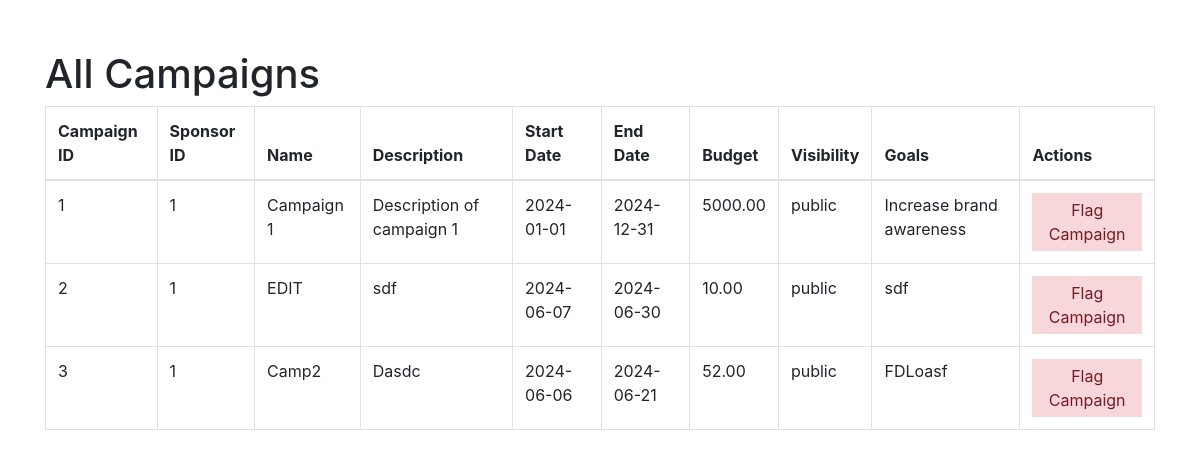
The page /admin/allcampaigns (signed in) on the database as committed earlier.
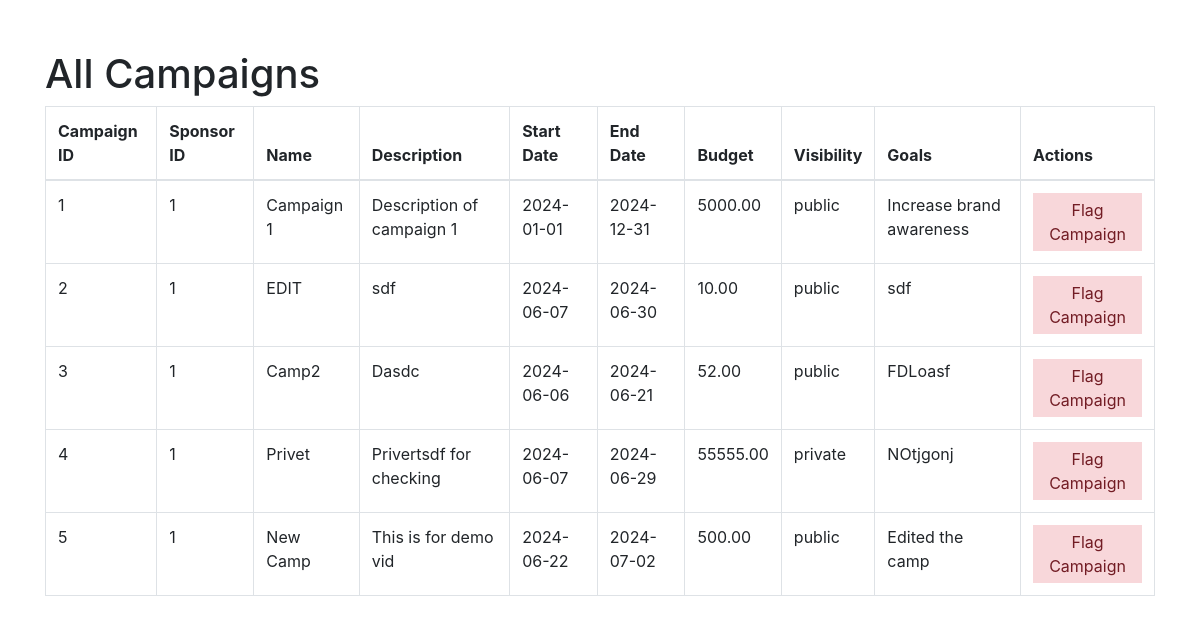
The same page on the database as committed later.
### models.py (models this page shows, shortened)
class Campaign(db.Model):
    __tablename__ = "campaigns"
    campaign_id = db.Column(db.Integer, primary_key=True, autoincrement=True)
    sponsor_id = db.Column(
        db.Integer, db.ForeignKey("sponsors.sponsor_id"), nullable=False
    )
    name = db.Column(db.String(255), nullable=False)
    description = db.Column(db.Text, nullable=False)
    start_date = db.Column(db.Date)
    end_date = db.Column(db.Date)
    budget = db.Column(db.Numeric(10, 2), nullable=False)
    visibility = db.Column(db.Enum("public", "private"), default="public")
    goals = db.Column(db.Text, nullable=False)
    niche = db.Column(db.String(255), nullable=False)
    ad_requests = db.relationship("AdRequest", backref="campaign", lazy=True)
    campaign_flags = db.relationship("CampaignFlag", backref="campaign", lazy=True)

### admin.py (the view)
@admin.route("/allcampaigns")
def all_campaigns():
    if "user_name" in session and "role" in session:
        if session["role"] == "admin":
            campaigns = Campaign.query.all()
            return render_template("admin_allcampaigns.html", campaigns=campaigns)
    flash("Please Login !", "faliled")
    return redirect(url_for("home"))

### app.py (called while the page is built)
@app.before_request
def create_tables():
    init_db(app)

### models.py (called while the page is built, shortened)
def init_db(app):
    with app.app_context():
        db.create_all()

### templates/admin_allcampaigns.html (shortened to what this page needs)
<!DOCTYPE html>
<html lang="en">
<head>
    <link rel="stylesheet" href="https://stackpath.bootstrapcdn.com/bootstrap/4.3.1/css/bootstrap.min.css">
</head>
<body>
    <div class="container">
        <h1>All Campaigns</h1>
        <table class="table table-bordered">
            <thead>
                <tr>
                    <th>Campaign ID</th>
                    <th>Sponsor ID</th>
                    <th>Name</th>
                    <th>Description</th>
                    <th>Start Date</th>
                    <th>End Date</th>
                    <th>Budget</th>
                    <th>Visibility</th>
                    <th>Goals</th>
                    <th>Actions</th>
                </tr>
            </thead>
            <tbody>
                {% for campaign in campaigns %}
                <tr>
                    <td>{{ campaign.campaign_id }}</td>
                    <td>{{ campaign.sponsor_id }}</td>
                    <td>{{ campaign.name }}</td>
                    <td>{{ campaign.description }}</td>
                    <td>{{ campaign.start_date }}</td>
                    <td>{{ campaign.end_date }}</td>
                    <td>{{ campaign.budget }}</td>
                    <td>{{ campaign.visibility }}</td>
                    <td>{{ campaign.goals }}</td>
                    <td><button class="flag-button" onclick="flagCampaign('{{ campaign.campaign_id }}')">Flag Campaign</button></td>
                </tr>
                {% endfor %}
            </tbody>
        </table>
    </div>
</body>
</html>

Rows that differ between the two databases and show on the page:
added Campaign: campaign_id "4", sponsor_id "1", name "Privet", description "Privertsdf for checking", start_date "2024-06-07", end_date "2024-06-29", budget "55555.00", visibility "private", goals "NOtjgonj"
added Campaign: campaign_id "5", sponsor_id "1", name "New Camp", description "This is for demo vid", start_date "2024-06-22", end_date "2024-07-02", budget "500.00", visibility "public", goals "Edited the camp"
